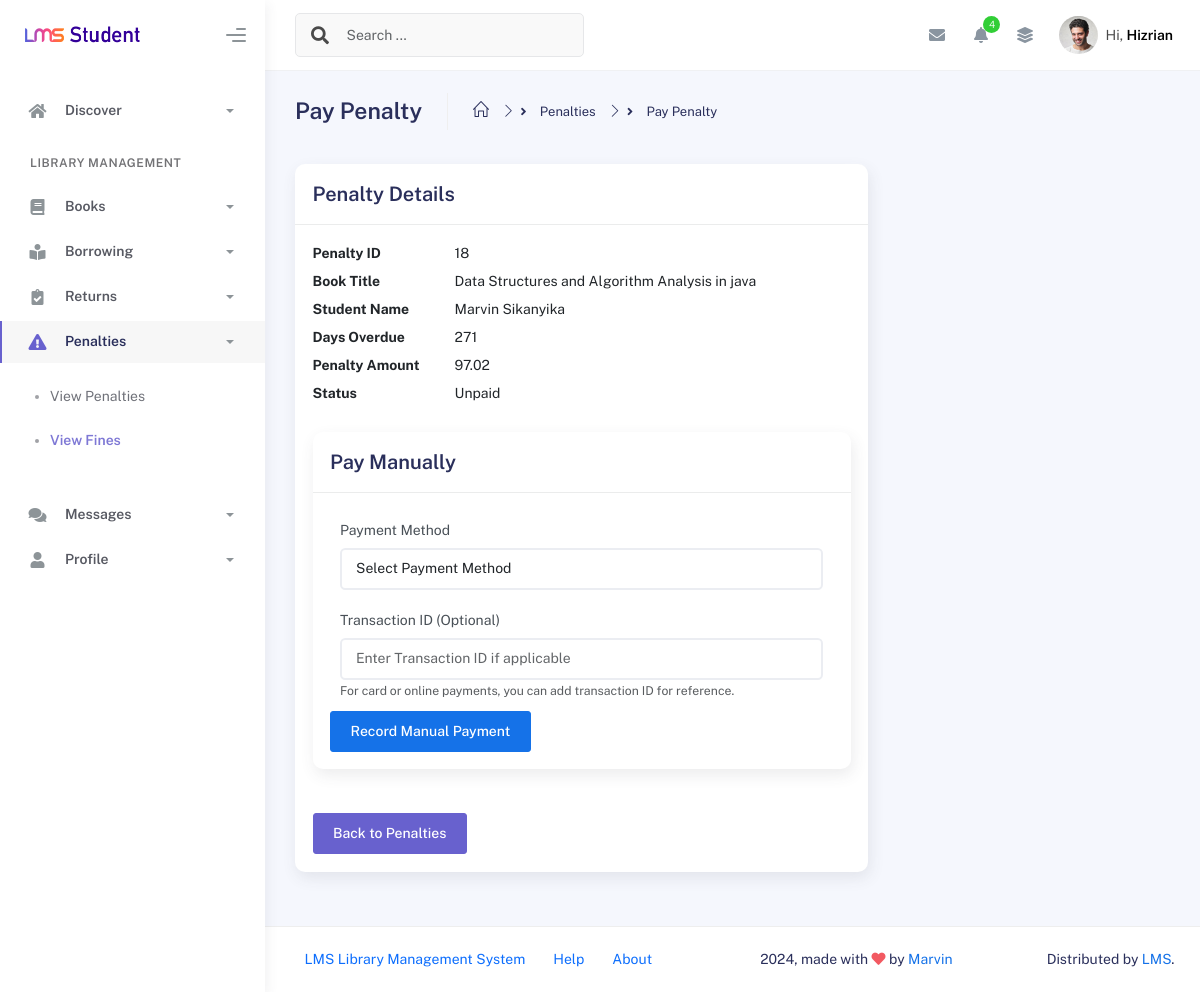
Page /pay-penalty.php?penalty_id=18&amount=97.02 (signed in) on the committed database.
### tables this page shows
CREATE TABLE `penalties` (
  `penalty_id` int(11) NOT NULL,
  `issue_id` int(11) NOT NULL,
  `penalty_amount` decimal(10,2) NOT NULL,
  `days_overdue` int(11) NOT NULL,
  `status` enum('unpaid','paid') DEFAULT 'unpaid',
  `payment_id` int(11) DEFAULT NULL,
  `created_at` timestamp NOT NULL DEFAULT current_timestamp(),
  `updated_at` timestamp NOT NULL DEFAULT current_timestamp() ON UPDATE current_timestamp(),
  `student_id` int(11) NOT NULL
);

CREATE TABLE `books` (
  `id` int(11) NOT NULL,
  `title` varchar(255) NOT NULL,
  `author` varchar(255) NOT NULL,
  `isbn` varchar(50) NOT NULL,
  `genre` varchar(100) DEFAULT NULL,
  `year` int(11) DEFAULT NULL,
  `description` text DEFAULT NULL,
  `image_path` varchar(255) DEFAULT NULL,
  `file_path` varchar(255) DEFAULT NULL,
  `created_at` timestamp NOT NULL DEFAULT current_timestamp(),
  `available_copies` int(11) DEFAULT 0,
  `views` int(11) DEFAULT 0,
  `publisher` varchar(255) DEFAULT NULL
);

CREATE TABLE `students_registration` (
  `student_id` int(11) NOT NULL,
  `first_name` varchar(50) NOT NULL,
  `last_name` varchar(50) NOT NULL,
  `enrollment_no` varchar(50) NOT NULL,
  `username` varchar(50) NOT NULL,
  `password` varchar(255) NOT NULL,
  `email` varchar(100) NOT NULL,
  `contact` varchar(15) DEFAULT NULL,
  `student_img` text DEFAULT NULL,
  `approved` enum('active','inactive') DEFAULT 'inactive',
  `created_at` timestamp NOT NULL DEFAULT current_timestamp(),
  `updated_at` timestamp NOT NULL DEFAULT current_timestamp() ON UPDATE current_timestamp()
);

### pay-penalty.php (the view, shortened to what the rows shown need)
<?php
$servername = "localhost";
$username = "root";
$password = "";
$dbname = "LMS";
$conn = new mysqli($servername, $username, $password, $dbname);
$penalty_id = isset($_GET['penalty_id']) ? intval($_GET['penalty_id']) : 0;
$penalty_data = null;
if ($penalty_id > 0) {
    $penalty_sql = "SELECT p.penalty_id, p.penalty_amount, p.status, ib.issue_id, b.title as book_title, s.first_name, s.last_name, DATEDIFF(NOW(), ib.return_date) AS days_overdue
                    FROM penalties p
                    LEFT JOIN issue_book ib ON p.issue_id = ib.issue_id
                    LEFT JOIN books b ON ib.book_id = b.id
                    LEFT JOIN students_registration s ON ib.student_id = s.student_id
                    WHERE p.penalty_id = ?";
    $penalty_stmt = $conn->prepare($penalty_sql);
    $penalty_stmt->bind_param("i", $penalty_id);
    $penalty_stmt->execute();
    $penalty_result = $penalty_stmt->get_result();
    if ($penalty_result) {
        $penalty_data = $penalty_result->fetch_assoc();
    }
} else {
    $error_message = "Invalid Penalty ID.";
}
?>
<!DOCTYPE html>
<html lang="en">
<head>
  <link rel="stylesheet" href="assets/css/bootstrap.min.css" />
  <link rel="stylesheet" href="assets/css/plugins.min.css" />
  <link rel="stylesheet" href="assets/css/kaiadmin.min.css" />
</head>
<body>
  <div class="wrapper">
        <div class="main-panel">
            <div class="container">
                <div class="page-inner">
                    <div class="row">
                        <div class="col-md-8">
                            <div class="card">
                                <div class="card-body">
                                    <?php if ($penalty_data): ?>
                                        <dl class="row">
                                            <dt class="col-sm-3">Penalty ID</dt>
                                            <dd class="col-sm-9"><?php echo htmlspecialchars($penalty_data['penalty_id']); ?></dd>
                                            <dt class="col-sm-3">Book Title</dt>
                                            <dd class="col-sm-9"><?php echo htmlspecialchars($penalty_data['book_title']); ?></dd>
                                            <dt class="col-sm-3">Student Name</dt>
                                            <dd class="col-sm-9"><?php echo htmlspecialchars($penalty_data['first_name']) . ' ' . htmlspecialchars($penalty_data['last_name']); ?></dd>
                                            <dt class="col-sm-3">Days Overdue</dt>
                                            <dd class="col-sm-9"><?php echo htmlspecialchars($penalty_data['days_overdue']); ?></dd>
                                            <dt class="col-sm-3">Penalty Amount</dt>
                                            <dd class="col-sm-9"><?php echo htmlspecialchars(number_format($penalty_data['penalty_amount'], 2)); ?></dd>
                                            <dt class="col-sm-3">Status</dt>
                                            <dd class="col-sm-9"><?php echo htmlspecialchars(ucfirst($penalty_data['status'])); ?></dd>
                                        </dl>
                                        <?php if ($penalty_data['status'] !== 'paid'): ?>
                                            <div class="card mt-4">
                                                <div class="card-header">
                                                    <div class="card-title">Pay Manually</div>
                                                </div>
                                                <div class="card-body">
                                                    <form method="POST">
                                                        <div class="form-group">
                                                            <label for="payment_method">Payment Method</label>
                                                            <select class="form-control" id="payment_method" name="payment_method" required>
                                                                <option value="">Select Payment Method</option>
                                                            </select>
                                                        </div>
                                                        <div class="form-group">
                                                            <label for="manual_transaction_id">Transaction ID (Optional)</label>
                                                            <input type="text" class="form-control" id="manual_transaction_id" name="manual_transaction_id" placeholder="Enter Transaction ID if applicable">
                                                            <small class="form-text text-muted">For card or online payments, you can add transaction ID for reference.</small>
                                                        </div>
                                                        <button type="submit" class="btn btn-primary">Record Manual Payment</button>
                                                    </form>
                                                </div>
                                            </div>
                                        <?php else: ?>
                                            <p class="text-success">This penalty has already been paid.</p>
                                        <?php endif; ?>
                                        <a href="Student-view-penalty.php" class="btn btn-secondary mt-3">Back to Penalties</a>
                                    <?php else: ?>
                                        <p>No penalty details found.</p>
                                        <a href="Student-view-penalty.php" class="btn btn-secondary mt-3">Back to Penalties</a>
                                    <?php endif; ?>
                                </div>
                            </div>
                        </div>
                    </div>
                </div>
            </div>
        </div>
    </div>
</body>
</html>

### rows in the picture
penalties: penalty_id "18", books.title "Data Structures and Algorithm Analysis in java", student.first_name "Marvin", student.last_name "Sikanyika", penalty_amount "97.02", status "Unpaid"

### other values in the picture
$penalty_data['days_overdue'] "271"
